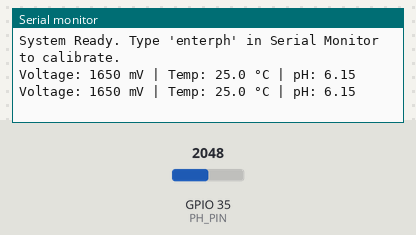
Simulated run of this sketch. Board: ESP32. On the bench: the last lines printed to the serial monitor. The test bench sets the inputs (shaded band); at power-on: GPIO 35 (PH_PIN) = 2048.

Above: at 2.2 s.
2.3 s: GPIO 35 (PH_PIN) set to 2866
At 3.3 s:
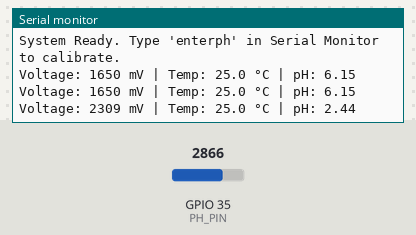
3.8 s: GPIO 35 (PH_PIN) set to 3603
At 4.8 s:
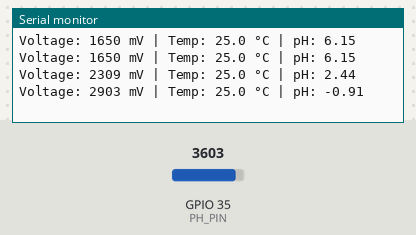
Timing chart, 0 to 6.8 s (numbered marks = the images above; inputs shaded):
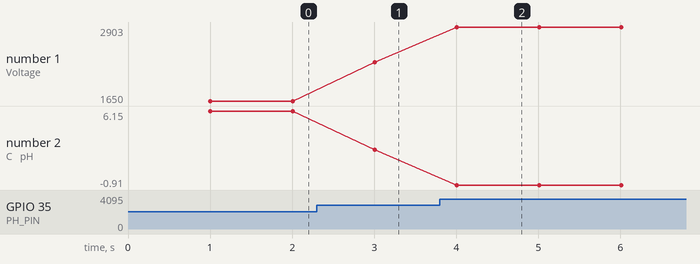

The sketch:

pH_read_esp32.ino
```cpp
/*
 * @file pH_read_esp32.ino
 * @brief Simple code to read pH meter from DFRobot (Gravity: Analog pH Sensor
 * V2) on ESP32.
 *
 * Features:
 * - Uses analogReadMilliVolts() for ESP32 to read precise voltages.
 * - Stores calibration parameters in the ESP32's native non-volatile storage
 * (Preferences / NVS).
 * - Calibrate the sensor in real-time via Serial Monitor commands.
 *
 * ESP32 Pin Selection:
 * - We recommend using ADC1 pins: GPIO 32, 33, 34, 35, 36, 39.
 * - Do NOT use ADC2 pins (GPIO 0, 2, 4, 12, 13, 14, 15, 25, 26, 27) if you plan
 * on using Wi-Fi.
 * - GPIO 34 and 35 are input-only pins and are ideal for analog sensors.
 *
 * Serial Commands:
 * - enterph -> Enter the pH calibration mode
 * - calph   -> Calibrate in standard buffer solution (4.0 or 7.0 will be
 * auto-detected)
 * - exitph  -> Save calibration settings to NVS flash and exit calibration mode
 *
 * @author Antigravity (Advanced Agentic Coding Pair)
 * @date 2026-06-30
 */

#include "DFRobot_PH.h"

// Define the ESP32 analog pin connected to the pH meter.
// We use GPIO 35 (ADC1_CH7) as a default.
#define PH_PIN 35

// Default calibration temperature. If you have a temperature sensor (e.g.
// DS18B20), you can read it and update this variable for automatic temperature
// compensation.
float temperature = 25.0;

float voltage, phValue;
DFRobot_PH ph;

void setup() {
  // Start serial communication
  Serial.begin(115200);
  delay(1000); // Give serial monitor time to connect
  Serial.println("\n--- ESP32 DFRobot pH Meter v2 Reader Initializing ---");

  // Configure the pH pin as input
  pinMode(PH_PIN, INPUT);

  // Initialize pH library (loads saved calibration from ESP32 Preferences/NVS)
  ph.begin();
  Serial.println(
      "System Ready. Type 'enterph' in Serial Monitor to calibrate.");
}

void loop() {
  static unsigned long lastMeasureTime = 0;

  // Read and print pH every 1 second
  if (millis() - lastMeasureTime > 1000U) {
    lastMeasureTime = millis();

// Optional: Read temperature from a real sensor here (e.g. ds18b20.getTempC())
// temperature = readTemperature();

// Read analog voltage in millivolts
#if defined(ESP32)
    // ESP32 custom API: returns calibrated millivolts directly using eFuse
    // calibration data
    voltage = analogReadMilliVolts(PH_PIN);
#else
    // Fallback for standard 5V Arduino Uno (10-bit ADC)
    voltage = analogRead(PH_PIN) / 1024.0 * 5000.0;
#endif

    // Convert voltage to pH value (compensating for temperature if sensor is
    // used)
    phValue = ph.readPH(voltage, temperature);

    // Print results to Serial Monitor
    Serial.print("Voltage: ");
    Serial.print(voltage, 0);
    Serial.print(" mV | Temp: ");
    Serial.print(temperature, 1);
    Serial.print(" °C | pH: ");
    Serial.println(phValue, 2);
  }

  // Periodically run calibration routine to listen for Serial commands
  ph.calibration(voltage, temperature);
}

/**
 * Helper function if you decide to add a temperature sensor later.
 */
float readTemperature() {
  // If you hook up a temperature sensor (e.g. DS18B20), add the reading code
  // here.
  return 25.0;
}
```

Measured:
- after the input at 2.3 s, the serial monitor: prints a new line after 0.71 s (image 1)
- after the input at 3.8 s, the serial monitor: prints a new line after 0.21 s (image 2)
- plotted number 1: 1650 → 2309 after the input at 2.3 s, 2309 → 2903 after the input at 3.8 s
- plotted number 2: 6.15 → 2.44 after the input at 2.3 s, 2.44 → -0.91 after the input at 3.8 s
